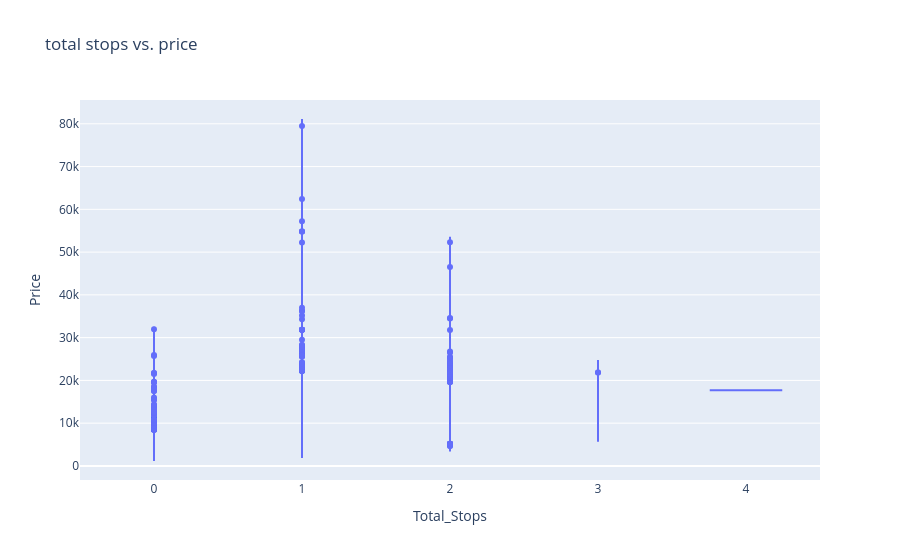

Notebook cell for this chart:
### Code cell
import plotly.express as px
px.violin(final_df,x="Total_Stops",y="Price",title='total stops vs. price')

### Figure 1 — Plotly figure (JSON) as saved in the notebook; plotly's stock layout.template omitted (floating-point values rounded to 4 significant figures; data arrays with more than 128 entries replaced by an {"elided": "..."} marker saying what was removed)
{"data": [{"alignmentgroup": "True", "box": {"visible": false}, "hovertemplate": "Total_Stops=%{x}<br>Price=%{y}<extra></extra>", "legendgroup": "", "marker": {"color": "#636efa"}, "name": "", "offsetgroup": "", "orientation": "v", "scalegroup": "True", "showlegend": false, "type": "violin", "x": {"elided": "13352 int values"}, "x0": " ", "xaxis": "x", "y": {"elided": "13352 int values"}, "y0": " ", "yaxis": "y"}], "layout": {"autosize": true, "legend": {"tracegroupgap": 0}, "title": {"text": "total stops vs. price"}, "violinmode": "group", "xaxis": {"anchor": "y", "autorange": true, "domain": [0, 1], "range": [-0.5, 4.5], "title": {"text": "Total_Stops"}, "type": "linear"}, "yaxis": {"anchor": "x", "autorange": true, "domain": [0, 1], "range": [-3287.0, 85570.0], "title": {"text": "Price"}, "type": "linear"}}}
